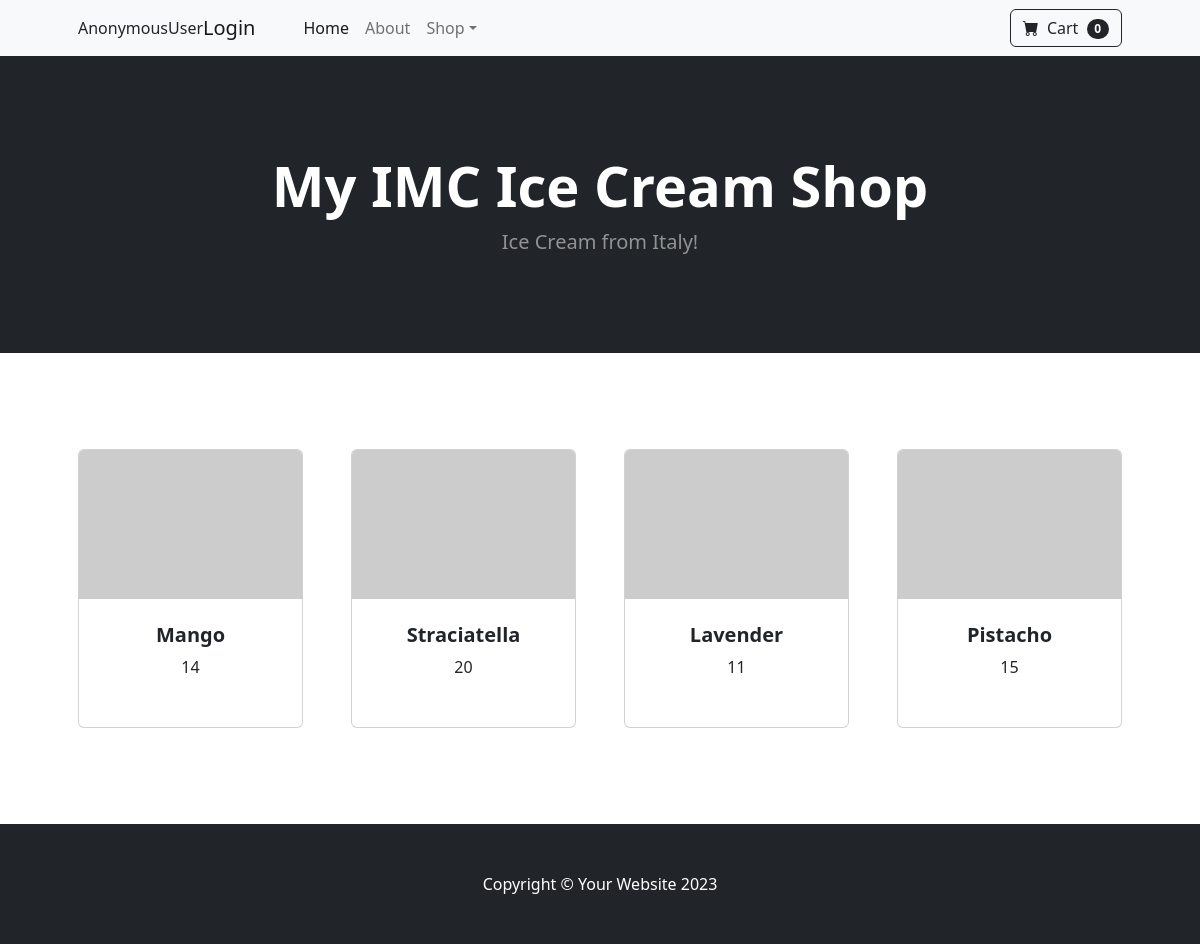
Page /shop/ on the earlier database version.
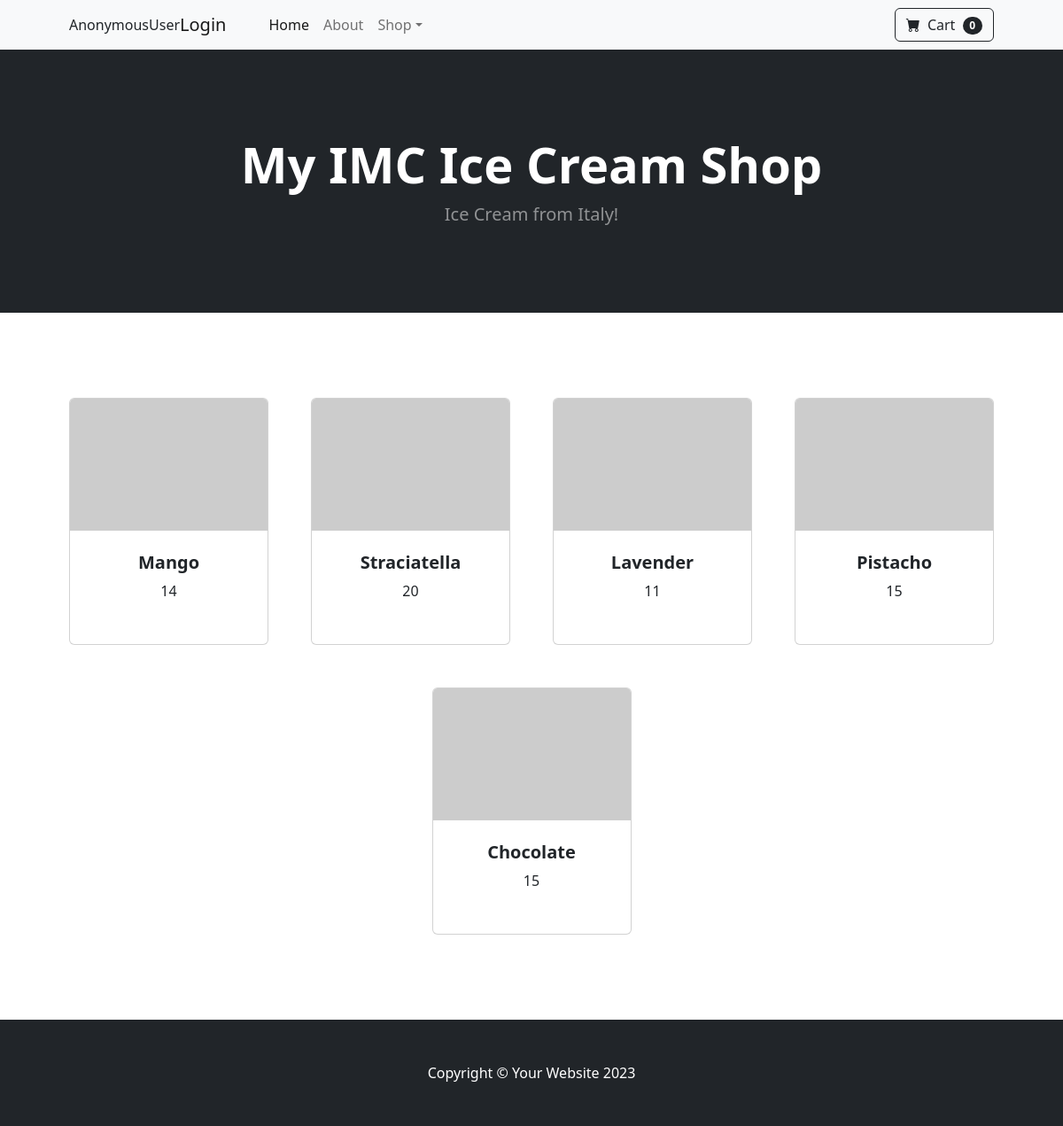
Same page on the later database version.
### shop/models.py (models this page shows, shortened)
class Product(models.Model):
    id = models.AutoField(primary_key=True)
    name = models.CharField(max_length=30)
    desc = models.TextField()
    price = models.IntegerField()
    category = models.CharField(max_length=20)
    class Meta:
        db_table = 'product'

### shop/views.py (the view, shortened to what this page needs)
# urls.py: 2. Add a URL to urlpatterns:  path('', views.home, name='home')
def home(request):
    products = Product.objects.all()
    contextdata = {"sitename": "My IMC Ice Cream Shop",
                   "slogan": "Ice Cream from Italy!",
                   "products": products,}
    return render(request,"shop/index.html", context = contextdata)

### templates/shop/index.html (shortened to what this page needs)
{% extends "base.html" %}
{% block content %}
<section class="py-5">
    <div class="container px-4 px-lg-5 mt-5">
        <div class="row gx-4 gx-lg-5 row-cols-2 row-cols-md-3 row-cols-xl-4 justify-content-center">
            {% for product in products %}
                <div class="col mb-5">
                    <div class="card h-100">
                        <img class="card-img-top" src="https://dummyimage.com/450x300/dee2e6/6c757d.jpg" alt="..." />
                        <div class="card-body p-4">
                            <div class="text-center">
                                <h5 class="fw-bolder">{{ product.name }}</h5>
                                {{ product.price }}
                            </div>
                        </div>
                        <div class="card-footer p-4 pt-0 border-top-0 bg-transparent">
                        </div>
                    </div>
                </div>
            {% endfor %}
        </div>
    </div>
</section>
{% endblock %}

### templates/base.html (shortened to what this page needs)
{% load static %}
<!DOCTYPE html>
<html lang="en">
    <head>
        <link href="https://cdn.jsdelivr.net/npm/bootstrap-icons@1.5.0/font/bootstrap-icons.css" rel="stylesheet" />
        <link href="{% static "css/styles.css" %}" rel="stylesheet" />
    </head>
    <body>
        <nav class="navbar navbar-expand-lg navbar-light bg-light">
            <div class="container px-4 px-lg-5">
                {{  user }}
                {% if not user.is_authenticated %}
                <a class="navbar-brand" href="{% url 'login-page' %}"> Login</a>
                {% endif %}
                <div class="collapse navbar-collapse" id="navbarSupportedContent">
                    <ul class="navbar-nav me-auto mb-2 mb-lg-0 ms-lg-4">
                        <li class="nav-item"><a class="nav-link active" aria-current="page" href="#!">Home</a></li>
                        <li class="nav-item"><a class="nav-link" href="#!">About</a></li>
                        <li class="nav-item dropdown">
                            <a class="nav-link dropdown-toggle" id="navbarDropdown" href="#" role="button" data-bs-toggle="dropdown" aria-expanded="false">Shop</a>
                        </li>
                    </ul>
                    <form class="d-flex">
                        <button class="btn btn-outline-dark" type="submit">
                            <i class="bi-cart-fill me-1"></i>
                            Cart
                            <span class="badge bg-dark text-white ms-1 rounded-pill">0</span>
                        </button>
                    </form>
                </div>
            </div>
        </nav>
        <header class="bg-dark py-5">
            <div class="container px-4 px-lg-5 my-5">
                <div class="text-center text-white">
                    <h1 class="display-4 fw-bolder">{{ sitename }}</h1>
                    <p class="lead fw-normal text-white-50 mb-0">{{ slogan }}</p>
                </div>
            </div>
        </header>
        {% block content %}
        {% endblock %}
        <footer class="py-5 bg-dark">
            <div class="container"><p class="m-0 text-center text-white">Copyright &copy; Your Website 2023</p></div>
        </footer>
    </body>
</html>

Differences in the rows shown:
added Product: name "Chocolate", price "15"
